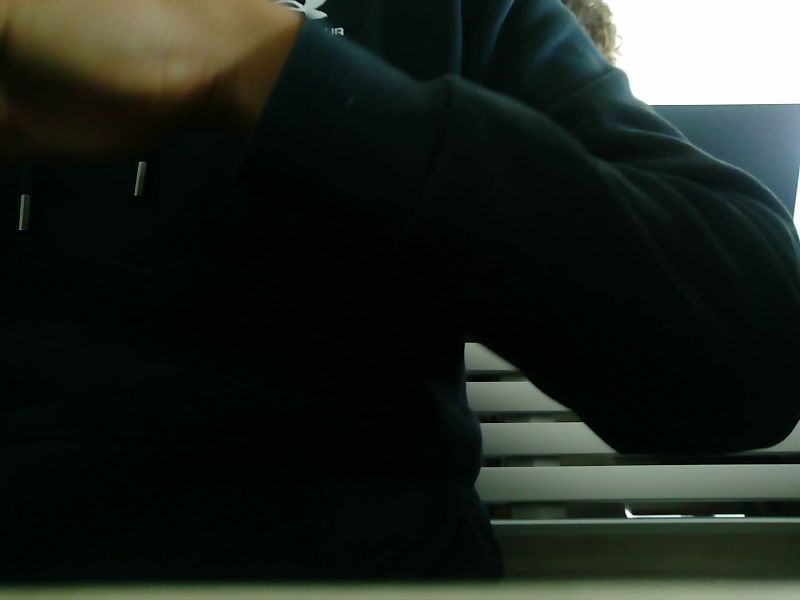
#> input picture Image processing/image-processing-labs/labs/lab03/outputs/camera_frame.png, 800 x 600 px
$ python ex03_image_io.py
#> lines starting #> are read from the running program, lines starting #| are printed output that depends on the picture
### Image processing/image-processing-labs/labs/common/io.py
"""Small image, camera, and montage helpers provided to students."""

from collections.abc import Iterator, Sequence
from contextlib import contextmanager
from pathlib import Path
import sys

import cv2
import numpy as np

Panel = tuple[str, np.ndarray]
CameraRequest = tuple[str, int, float]


# [51 lines left out: functions load_bgr, camera_frames, not called in this run]


def _display_bgr(image: np.ndarray) -> np.ndarray:
    if image.ndim == 2:
        return cv2.cvtColor(image, cv2.COLOR_GRAY2BGR)
    if image.ndim == 3 and image.shape[2] == 3:
        if image.dtype == np.uint8:
            return image
        maximum = 1.0 if float(np.nanmax(image)) <= 1.0 else 255.0
        return np.rint(np.clip(image, 0, maximum) * (255.0 / maximum)).astype(np.uint8)
    raise ValueError("Display panels must be grayscale or three-channel images")


def make_montage(
    panels: Sequence[Panel],
    *,
    columns: int = 2,
    panel_width: int = 480,
) -> np.ndarray:
    """Build one labelled BGR image from several result panels."""

    if not panels:
        raise ValueError("At least one panel is required")
    if columns < 1 or panel_width < 80:
        raise ValueError("Invalid montage dimensions")

    tiles = []
    for label, source in panels:
        image = _display_bgr(np.asarray(source))
        scale = panel_width / image.shape[1]
        resized = cv2.resize(
            image,
            (panel_width, max(1, round(image.shape[0] * scale))),
            interpolation=cv2.INTER_AREA if scale < 1 else cv2.INTER_LINEAR,
        )
        tile = cv2.copyMakeBorder(resized, 42, 8, 8, 8, cv2.BORDER_CONSTANT, value=(245,) * 3)
        font_scale = 0.72
        available_width = tile.shape[1] - 28
        text_width = cv2.getTextSize(label, cv2.FONT_HERSHEY_SIMPLEX, font_scale, 2)[0][0]
        if text_width > available_width:
            font_scale *= available_width / text_width
        cv2.putText(
            tile,
            label,
            (14, 29),
            cv2.FONT_HERSHEY_SIMPLEX,
            font_scale,
            (30, 30, 30),
            2,
            cv2.LINE_AA,
        )
        tiles.append(tile)

    rows = (len(tiles) + columns - 1) // columns
    cell_height = max(tile.shape[0] for tile in tiles)
    cell_width = max(tile.shape[1] for tile in tiles)
    canvas = np.full((rows * cell_height, columns * cell_width, 3), 225, np.uint8)
    for index, tile in enumerate(tiles):
        y = (index // columns) * cell_height
        x = (index % columns) * cell_width
        canvas[y : y + tile.shape[0], x : x + tile.shape[1]] = tile
    return canvas

### Image processing/image-processing-labs/labs/lab03/solutions/ex03_image_io.py
"""Read, save, reload, and compare the image captured in exercise 02."""

from pathlib import Path

import cv2
import numpy as np

from labs.common import make_montage

LAB = Path(__file__).resolve().parents[1]
INPUT = LAB / "outputs" / "camera_frame.png"
OUTPUT = LAB / "outputs"


def image_round_trip(input_path: Path, output_directory: Path) -> list[tuple[str, np.ndarray]]:
    """Save PNG/JPEG copies and return four labelled uint8 BGR image panels.

    Read input_path and create output_directory if needed. Write still_copy.png
    and still_quality_35.jpg (JPEG quality 35), reload both, and print PNG pixel
    equality, both file sizes in bytes, and mean absolute JPEG channel error.
    Return, in order: Original BGR, PNG reload, JPEG reload, JPEG error x8.
    The last panel is absolute JPEG error amplified eightfold and clipped to
    0..255. All panels have the input image's shape. Reject failed reads/writes.
    """
    frame = cv2.imread(str(input_path), cv2.IMREAD_COLOR)
    if frame is None:
        raise FileNotFoundError(
            f"Could not read {input_path}. Run ex02 and press S to save a camera frame."
        )

    output_directory.mkdir(parents=True, exist_ok=True)
    png_path = output_directory / "still_copy.png"
    jpeg_path = output_directory / "still_quality_35.jpg"
    if not cv2.imwrite(str(png_path), frame):
        raise RuntimeError("Could not write PNG")
    if not cv2.imwrite(str(jpeg_path), frame, [cv2.IMWRITE_JPEG_QUALITY, 35]):
        raise RuntimeError("Could not write JPEG")

    png = cv2.imread(str(png_path), cv2.IMREAD_COLOR)
    jpeg = cv2.imread(str(jpeg_path), cv2.IMREAD_COLOR)
    if png is None or jpeg is None:
        raise RuntimeError("Could not reload an output image")

    difference = cv2.absdiff(frame, jpeg)
    amplified = np.clip(difference.astype(np.int16) * 8, 0, 255).astype(np.uint8)
    pixel = frame[frame.shape[0] // 2, frame.shape[1] // 2]
    print(f"shape={frame.shape}, dtype={frame.dtype}, centre BGR pixel={pixel.tolist()}")
    print(f"PNG exact: {np.array_equal(frame, png)}, bytes={png_path.stat().st_size}")
    print(f"JPEG mean error: {difference.mean():.3f}, bytes={jpeg_path.stat().st_size}")
    return [
        ("Original BGR", frame),
        ("PNG reload", png),
        ("JPEG reload", jpeg),
        ("JPEG error x8", amplified),
    ]


def main() -> None:
    try:
        cv2.imshow("Lecture 3 - image I/O", make_montage(image_round_trip(INPUT, OUTPUT)))
#> in image_round_trip, frame is the input picture: shape (600, 800, 3); mean B, G, R 30.9, 37, 30.7
#> in image_round_trip, `amplified = np.clip(difference.astype(np.int16) * 8, 0, 255).astype(np..`:
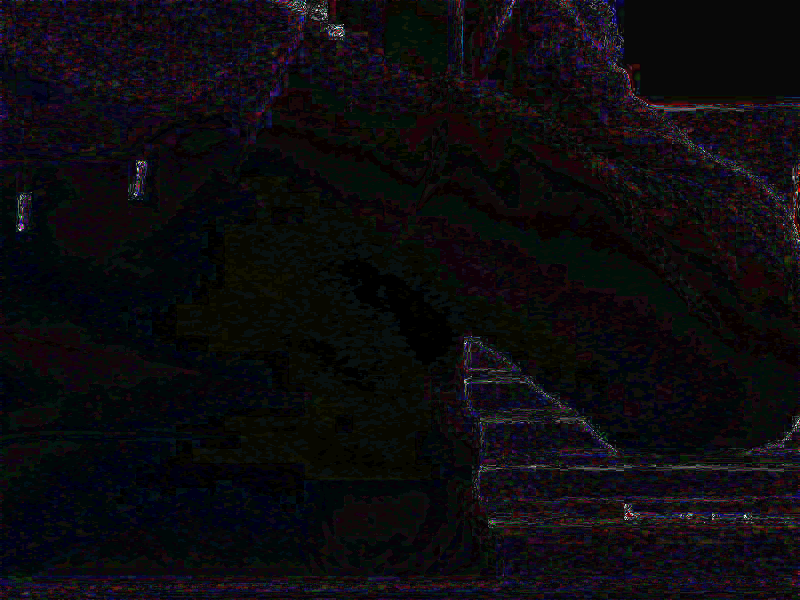
#> amplified: shape (600, 800, 3); mean B, G, R 14.3, 11, 12.7
#> in image_round_trip, `pixel = frame[frame.shape[0] // 2, frame.shape[1] // 2]`: pixel = [2, 2, 2]
#| shape=(600, 800, 3), dtype=uint8, centre BGR pixel=[2, 2, 2]
#| PNG exact: True, bytes=306636
#| JPEG mean error: 1.585, bytes=14146
#> in make_montage, `tiles = []`: tiles = []
#> the loop in make_montage, `for label, source in panels:` made 4 passes
#> (label, text_width) on passes 1 to 4: ('Original BGR', 142), ('PNG reload', 129), ('JPEG reload', 138), ('JPEG error x8', 162)
#> pass 1, in make_montage, `tile = cv2.copyMakeBorder(resized, 42, 8, 8, 8, cv2.BORDER_CONSTANT, v..`:
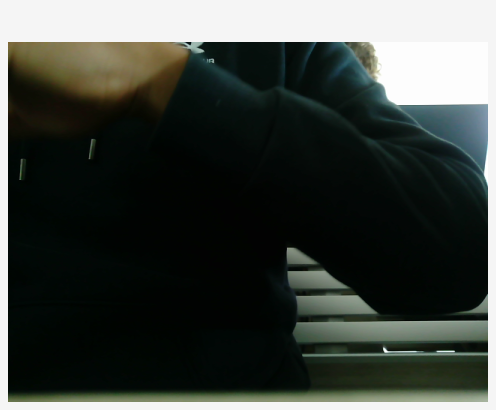
#> tile: shape (410, 496, 3); mean B, G, R 63.1, 68.2, 62.9
#> after the loop in make_montage, `for label, source in panels:`:
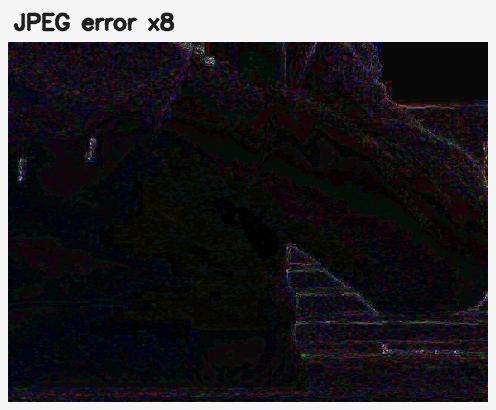
#> tile: shape (410, 496, 3); mean B, G, R 47.6, 44.9, 46.3
#> after the loop in make_montage, `for label, source in panels:`: tiles = 4 items
#> in make_montage, `rows = (len(tiles) + columns - 1) // columns`: rows = 2
#> in make_montage, `cell_height = max(tile.shape[0] for tile in tiles)`: cell_height = 410
#> in make_montage, `cell_width = max(tile.shape[1] for tile in tiles)`: cell_width = 496
#> in make_montage, `canvas = np.full((rows * cell_height, columns * cell_width, 3), 225, n..`: canvas: shape (820, 992, 3); every value is 225
#> the loop in make_montage, `for index, tile in enumerate(tiles):` made 4 passes
#> (y, x) on passes 1 to 4: (0, 0), (0, 496), (410, 0), (410, 496)
#> after the loop in make_montage, `for index, tile in enumerate(tiles):`:
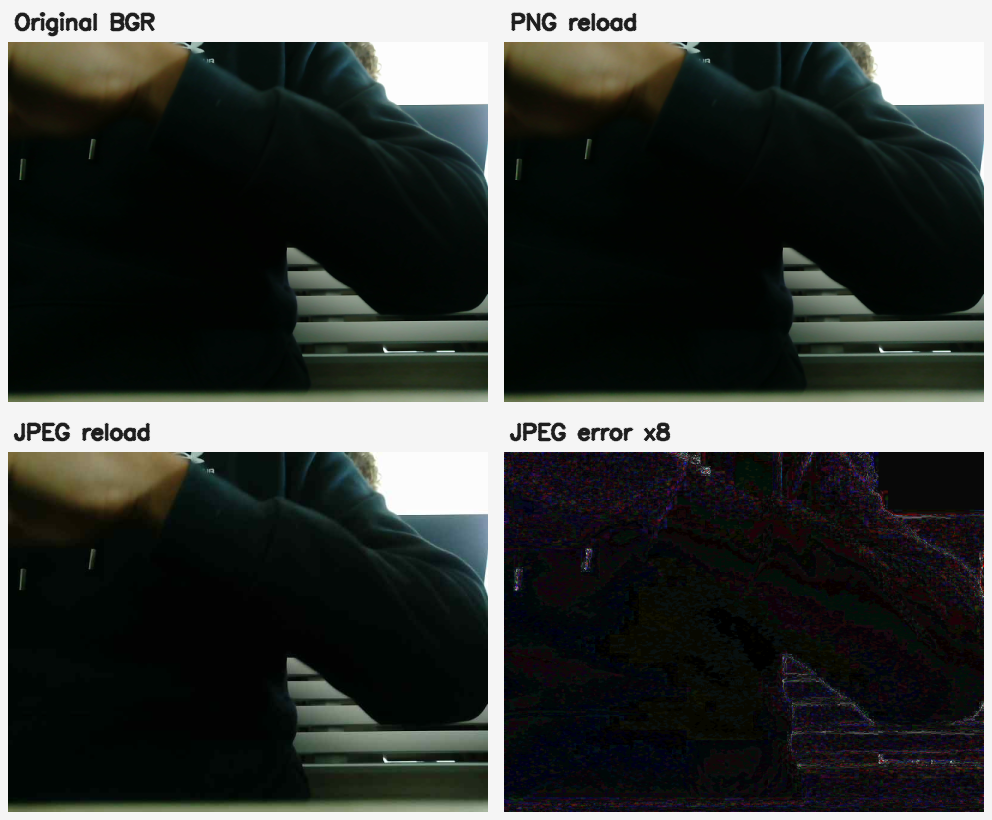
#> canvas: shape (820, 992, 3); mean of channels 0, 1, 2 58.3, 61.4, 57.9; drawn as B, G, R
        cv2.waitKey(0)
    finally:
        cv2.destroyAllWindows()


if __name__ == "__main__":
    main()
